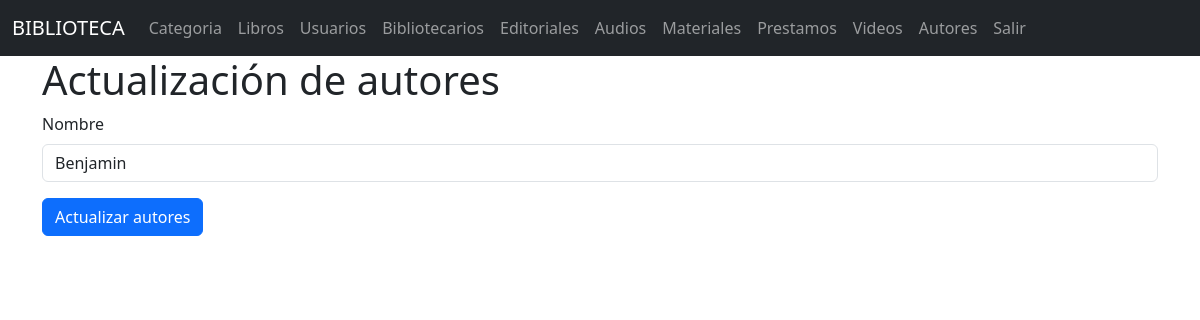
The page /autores/edit/1 on the database as committed earlier.
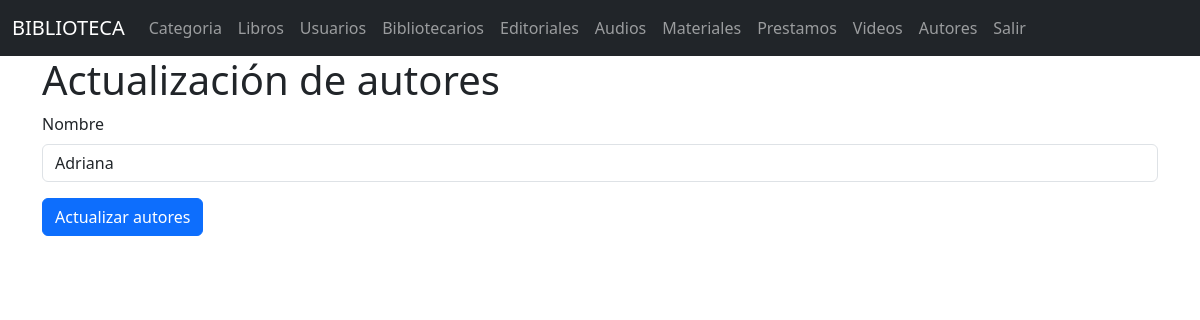
The same page on the database as committed later.
### models/autores_model.py (models this page shows, shortened)
class Autores(db.Model):
    __tablename__ = "autores"
    id_autor = db.Column(db.Integer,primary_key=True)
    nombre = db.Column(db.String(150),nullable=False)
    materiales = db.relationship('Material', back_populates='autor')
    @staticmethod
    def get_by_id(id):
        return Autores.query.get(id)

### controllers/autores_controllers.py (the view)
@autor_bp.route("/edit/<int:id_autor>", methods = ['GET','POST'])
def edit(id_autor):
    autor = Autores.get_by_id(id_autor)
    if request.method == 'POST':
        nombre = request.form['nombre']
        autor.update(nombre=nombre)
        return redirect(url_for('autores.index'))
    return autores_view.edit(autor)

### views/autores_view.py (called while the page is built)
def edit(autores):
    return render_template('autores/edit.html', autores=autores)

### templates/autores/edit.html (shortened to what this page needs)
{% extends 'base.html' %}
{% block content %}
<h1>Actualización de autores</h1>
<form action="{{url_for('autores.edit',id_autor=autores.id_autor)}}" method="POST">
    <div class="mb-3">
        <label for="" class="form-label">Nombre</label>
        <input type="text" class="form-control" name="nombre" value="{{autores.nombre}}" required>
    </div>
    <button type="submit" class="btn btn-primary">Actualizar autores</button>
</form>
{% endblock %}

Rows that differ between the two databases and show on the page:
changed Autores: nombre "Benjamin" → "Adriana"
